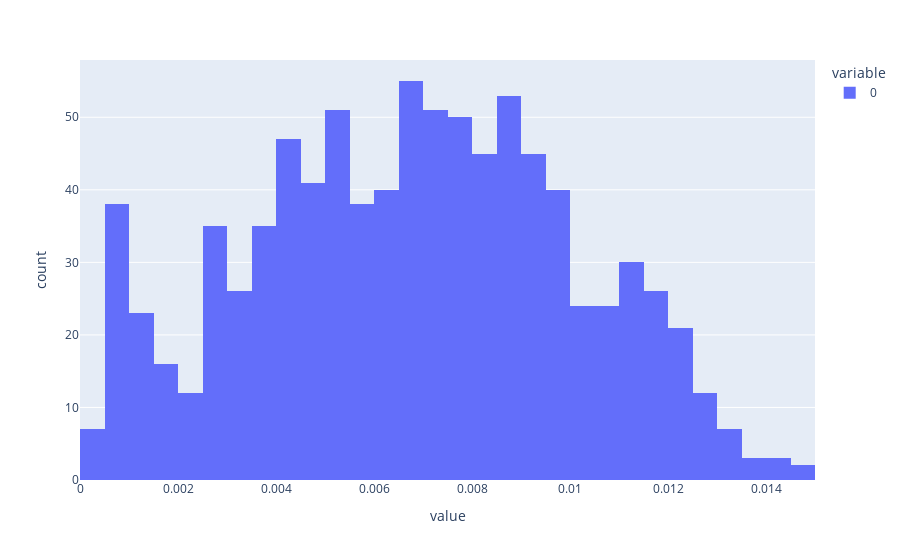

Notebook code cell kept with this figure:
### Code cell
px.histogram(C2H4_list)

### Figure 1 — Plotly figure (JSON) as saved in the notebook; plotly's stock layout.template omitted (floating-point values rounded to 4 significant figures; data arrays with more than 128 entries replaced by an {"elided": "..."} marker saying what was removed)
{"data": [{"alignmentgroup": "True", "bingroup": "x", "hovertemplate": "variable=0<br>value=%{x}<br>count=%{y}<extra></extra>", "legendgroup": "0", "marker": {"color": "#636efa"}, "name": "0", "offsetgroup": "0", "orientation": "v", "showlegend": true, "type": "histogram", "x": {"elided": "900 float values"}, "xaxis": "x", "yaxis": "y"}], "layout": {"barmode": "relative", "legend": {"title": {"text": "variable"}, "tracegroupgap": 0}, "margin": {"t": 60}, "xaxis": {"anchor": "y", "domain": [0, 1], "title": {"text": "value"}}, "yaxis": {"anchor": "x", "domain": [0, 1], "title": {"text": "count"}}}}
